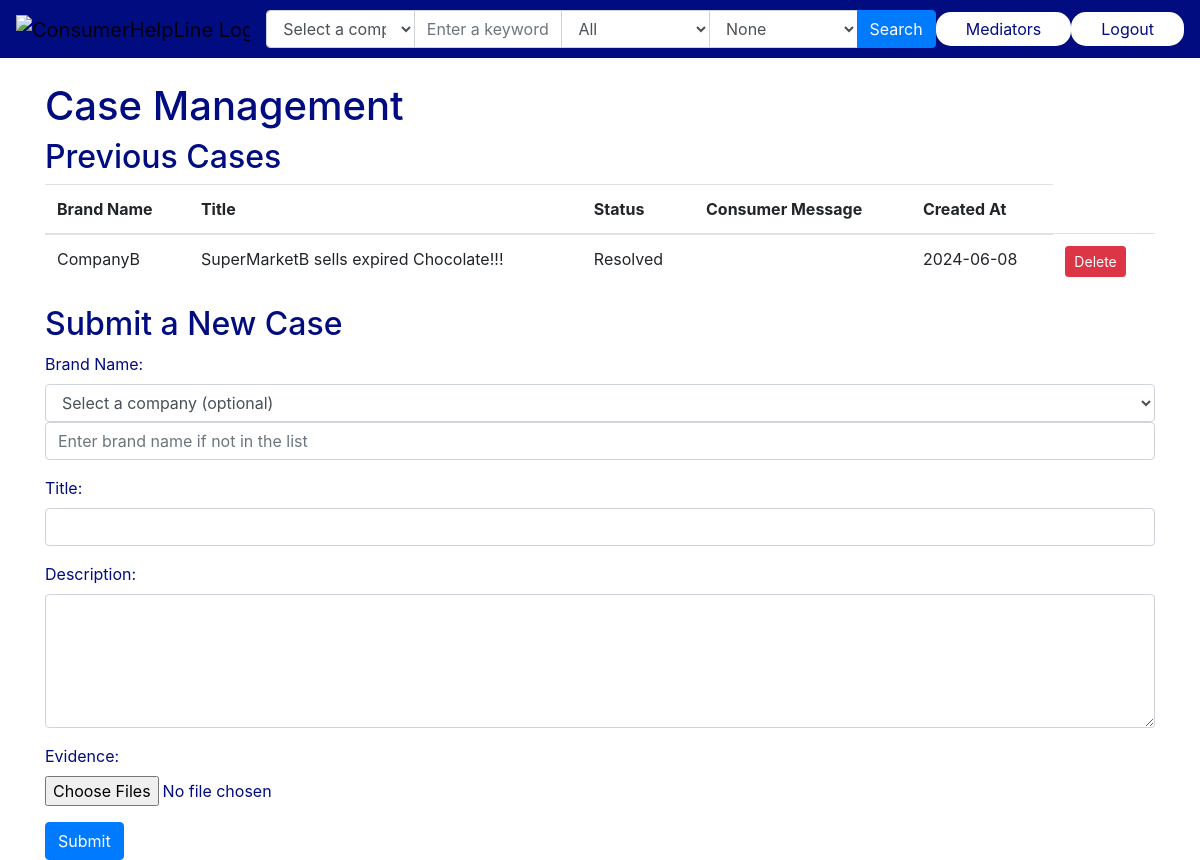
Screenshot of /case_management (signed in) with the database file from the repository.
### models.py (models this page shows)
class Case(db.Model):
    id = db.Column(db.Integer, primary_key=True)
    brand_name = db.Column(db.String(100), nullable=False)
    title = db.Column(db.String(200), nullable=False)
    description = db.Column(db.Text, nullable=False)
    status = db.Column(db.String(20), nullable=False, default='Submitted')
    created_at = db.Column(db.DateTime, nullable=False, default=datetime.utcnow)
    consumer_id = db.Column(db.Integer, db.ForeignKey('consumers.id'), nullable=False)
    consumer = db.relationship('Consumer', backref=db.backref('cases', lazy=True))
    company_id = db.Column(db.Integer, db.ForeignKey('companies.id'))
    company = db.relationship('Company', backref=db.backref('cases', lazy=True))
    comments = db.relationship('Comment', backref='case', lazy=True, cascade='all, delete-orphan')
    supports = db.relationship('Support', backref='case', lazy=True)
    consumer_message = db.Column(db.Text, nullable=True)
    message_color = db.Column(db.String(10), nullable=True)

### app.py (the view, shortened to what this page needs)
@app.route('/case_management', methods=['GET', 'POST'])
def case_management():
    if 'logged_in' in session and session['user_type'] == 'Consumer':
        cases = Case.query.filter_by(consumer_id=session['user_id']).all()
        companies = Company.query.all()
        return render_template('case_management.html', cases=cases, companies=companies)
    else:
        flash('Please log in as a consumer to access case management.', 'info')
        return redirect(url_for('login'))

### templates/case_management.html (shortened to what this page needs)
{% extends 'index.html' %}
{% block content %}
    <h1>Case Management</h1>
    <h2>Previous Cases</h2>
    {% if cases %}
        <table class="table">
            <thead>
                <tr>
                    <th>Brand Name</th>
                    <th>Title</th>
                    <th>Status</th>
                    <th>Consumer Message</th>
                    <th>Created At</th>
                </tr>
            </thead>
            <tbody>
                {% for case in cases %}
                    <tr>
                        <td>{{ case.brand_name }}</td>
                        <td>{{ case.title }}</td>
                        <td>{{ case.status }}</td>
                        <td>
                        </td>
                        <td>{{ case.created_at.strftime('%Y-%m-%d') }}</td>
                        <td>{% if 'logged_in' in session and (session['user_type'] == 'Consumer' or session['user_type'] == 'Admin') %}
                        {% if case.consumer_id == session['user_id'] or session['user_type'] == 'Admin' %}
                            <form action="{{ url_for('delete_case', case_id=case.id) }}" method="POST" class="d-inline">
                                <button type="submit" class="btn btn-danger btn-sm">Delete</button>
                            </form>
                        {% endif %}
                    {% endif %}</td>
                    </tr>
                {% endfor %}
            </tbody>
        </table>
    {% else %}
        <p>No previous cases found.</p>
    {% endif %}
    <h2>Submit a New Case</h2>
    <form action="{{ url_for('case_management') }}" method="POST" enctype="multipart/form-data">
        <div class="form-group">
            <label for="brand_name">Brand Name:</label>
            <select name="company_id" class="form-control">
                <option value="">Select a company (optional)</option>
            </select>
            <input type="text" name="brand_name" class="form-control" placeholder="Enter brand name if not in the list">
        </div>
        <div class="form-group">
            <label for="title">Title:</label>
            <input type="text" name="title" class="form-control" required>
        </div>
        <div class="form-group">
            <label for="description">Description:</label>
            <textarea name="description" class="form-control" rows="5" required></textarea>
        </div>
        <div class="form-group">
            <label for="evidence">Evidence:</label>
            <input type="file" name="evidence" class="form-control-file" multiple required>
        </div>
        <button type="submit" class="btn btn-primary">Submit</button>
    </form>
{% endblock %}

### templates/index.html (style rules this page uses)
body { color: #010c80; }

### rows the page displays
Case: brand_name "CompanyB", title "SuperMarketB sells expired Chocolate!!!", status "Resolved", created_at "2024-06-08"
